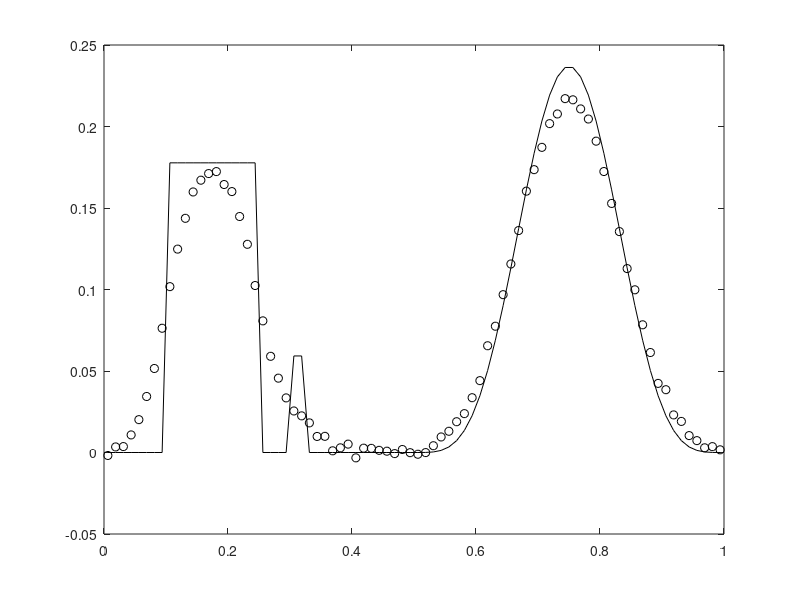
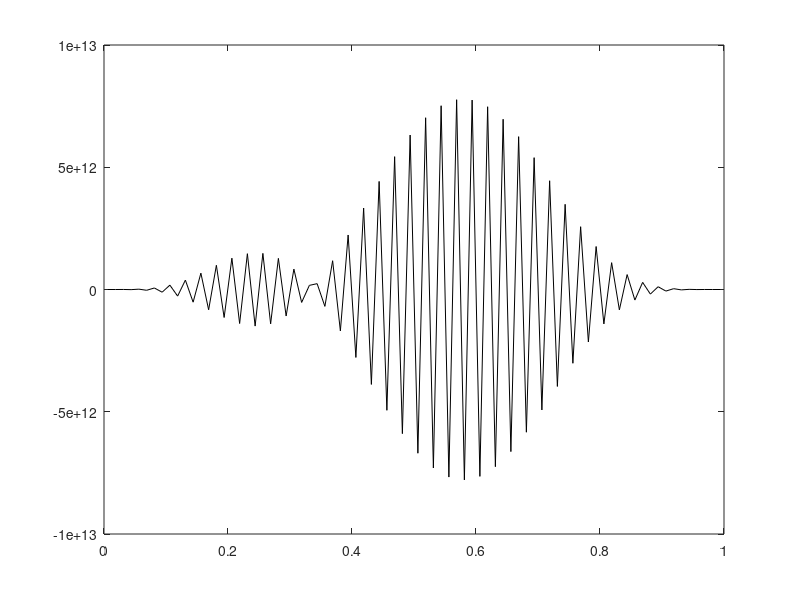
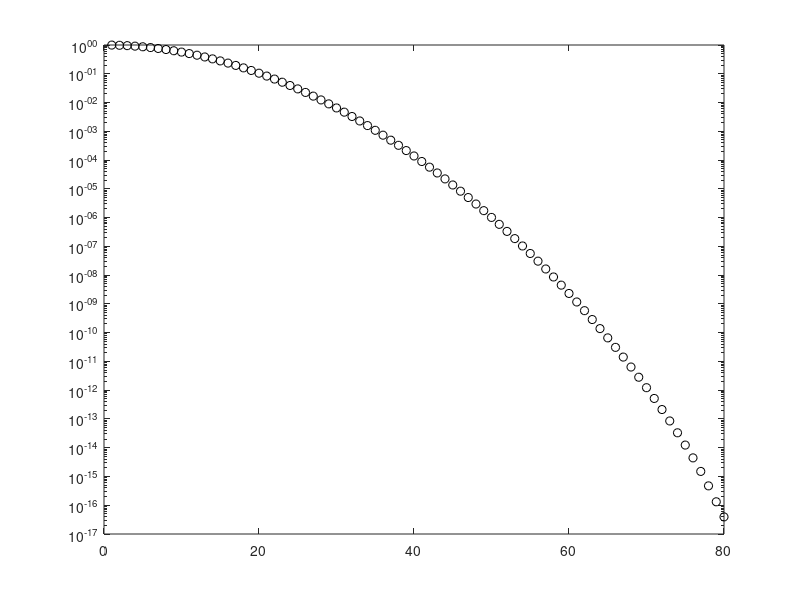
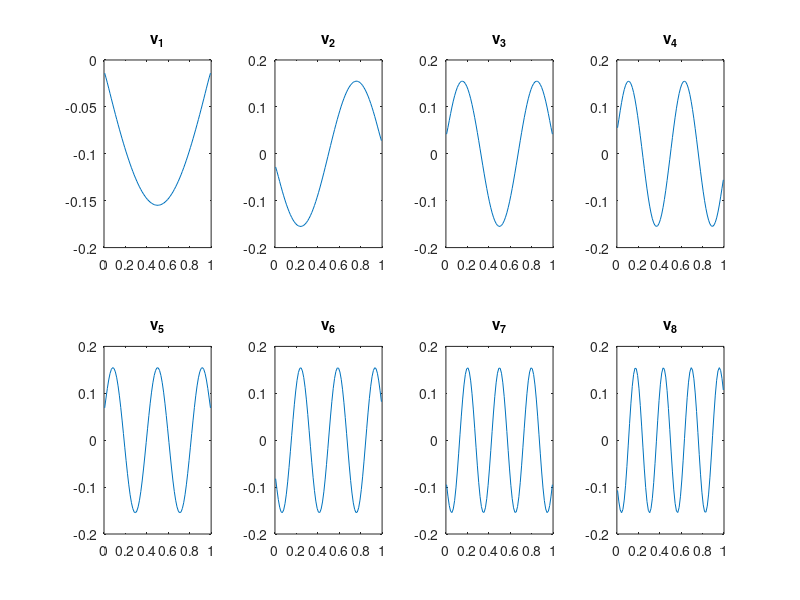

Write MATLAB code to recreate these figures, in order.
%  
%  1d image deblurring inverse problem with Dirichlet boundary conditions.
%
clear all, close all
n = 80; %%%input(' No. of grid points = ');
h = 1/n;
t = [h/2:h:1-h/2]';
sig = .05; %%%input(' Kernel width sigma = ');
kernel = (1/sqrt(pi)/sig) * exp(-(t-h/2).^2/sig^2);
A = toeplitz(kernel)*h;

% Set up true solution x_true and data b = A*x_true + error.
x_true = 50*(.75*(.1<t&t<.25) + .25*(.3<t&t<.32) + (.5<t&t<1).*sin(2*pi*t).^4);
x_true = x_true/norm(x_true);
Ax = A*x_true;
err_lev = 2; %%%input(' Percent error in data = ');
sigma = err_lev/100 * norm(Ax) / sqrt(n);
rng(0) % Use randn('seed',0) for old version of MATLAB
eta =  sigma * randn(n,1);
b = Ax + eta;
figure(1), 
  plot(t,x_true,'k',t,b,'ko')
  %legend('true image','blurred, noisy data','Location','NorthWest')
figure(2),
  plot(t,A\b,'k')

delta_b = norm(b-Ax)
delta_x = norm(x_true-A\b)

% SVD analysis
[U,S,V] = svd(A);
figure(3),
  semilogy(diag(S),'ko')

% Singular vector analysis
figure(4)
title('Right Singular Vectors')
for i=1:8
    subplot(2,4,i)
    plot(t,V(:,i))
    title(sprintf('v_{%d}',i))
end
figure(5)
title('Left Singular Vectors')
for i=1:10:80
    subplot(2,4,(i-1)/10+1),
    plot(t,U(:,i)),
    title(sprintf('u_{%d}',i));
end
figure(6),
semilogy(1:n,diag(S),'ko', 1:n,abs(U'*b),'b*', 1:n,abs(U'*b)./diag(S), 'r.')
title('Noisy Data')
legend('Singular Values', 'u_i^Tb', 'ratio','Location','SouthWest')

figure(7)
semilogy(1:n,diag(S),'ko', 1:n,abs(U'*Ax),'b*', 1:n,abs(U'*Ax)./diag(S), 'r.','Linewidth',2)
title('Data with No Noise')
legend('Singular Values', 'u_i^Tb', 'ratio','Location','SouthWest')

figure(8)
semilogy(sigma^2./diag(S).^2,'k.')
